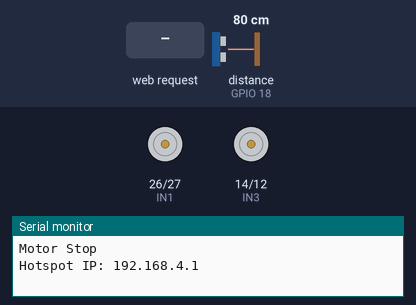
The sketch below on a simulated ESP32. Parts: motor-driver pin pairs drawn as motors (green arrow = first pin HIGH = forward, orange = second pin HIGH = backward, longer = more drive, scaled by the enable pin), the last lines printed to the serial monitor. Wiring (inferred from the names in the program): ultrasonic range finder: trigger GPIO 5; echo GPIO 18. The test bench sets the inputs (shaded band); at power-on: distance to the obstacle (sensor on GPIO 18) 80 cm. The echo pulse lasts 58.3 µs per cm.

Above: at 1.2 s.
1.3 s: distance to the obstacle (sensor on GPIO 18) set to 23 cm
2.8 s: distance to the obstacle (sensor on GPIO 18) set to 18 cm
At 3.3 s:
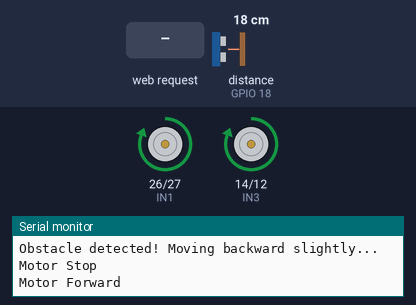
5.8 s: HTTP request GET /forward received
8.8 s: HTTP request GET /backward received
11.8 s: distance to the obstacle (sensor on GPIO 18) set to 35 cm
At 12.4 s:
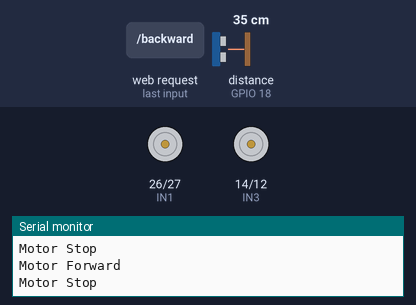
13.4 s: HTTP request GET /left received
At 13.7 s:
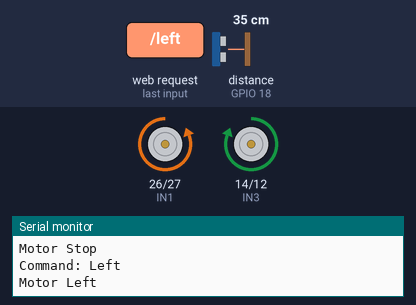
Timing chart, 0 to 15.9 s (numbered marks = the images above; inputs shaded):
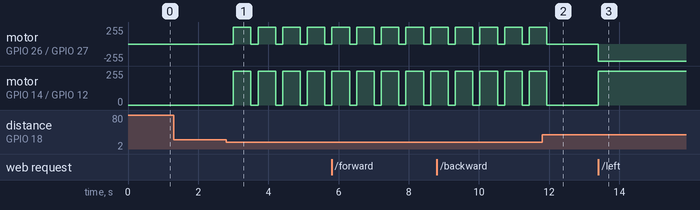

The sketch:

mars_rover.ino
```cpp
#include <WiFi.h>
#include <WebServer.h>
#include <DHT.h>

// ---------------------------
// DHT11 Sensor
#define DHTPIN 4
#define DHTTYPE DHT11
DHT dht(DHTPIN, DHTTYPE);

// ---------------------------
// Motor Pins
#define IN1 26
#define IN2 27
#define ENA 25

#define IN3 14
#define IN4 12
#define ENB 33

// ---------------------------
// Ultrasonic Pins
#define TRIG 5
#define ECHO 18

long duration;
int distance;

// ---------------------------
WebServer server(80);

// ---------------------------
// Motor Functions
void forward() {
  digitalWrite(IN1, HIGH);
  digitalWrite(IN2, LOW);
  digitalWrite(IN3, HIGH);
  digitalWrite(IN4, LOW);
  digitalWrite(ENA, HIGH);
  digitalWrite(ENB, HIGH);
  Serial.println("Motor Forward");
}

void backward() {
  digitalWrite(IN1, LOW);
  digitalWrite(IN2, HIGH);
  digitalWrite(IN3, LOW);
  digitalWrite(IN4, HIGH);
  digitalWrite(ENA, HIGH);
  digitalWrite(ENB, HIGH);
  Serial.println("Motor Backward");
}

void left() {
  digitalWrite(IN1, LOW);
  digitalWrite(IN2, HIGH);
  digitalWrite(IN3, HIGH);
  digitalWrite(IN4, LOW);
  digitalWrite(ENA, HIGH);
  digitalWrite(ENB, HIGH);
  Serial.println("Motor Left");
}

void right() {
  digitalWrite(IN1, HIGH);
  digitalWrite(IN2, LOW);
  digitalWrite(IN3, LOW);
  digitalWrite(IN4, HIGH);
  digitalWrite(ENA, HIGH);
  digitalWrite(ENB, HIGH);
  Serial.println("Motor Right");
}

void stopMotor() {
  digitalWrite(IN1, LOW);
  digitalWrite(IN2, LOW);
  digitalWrite(IN3, LOW);
  digitalWrite(IN4, LOW);
  digitalWrite(ENA, LOW);
  digitalWrite(ENB, LOW);
  Serial.println("Motor Stop");
}

// ---------------------------
// Ultrasonic Distance
int getDistance() {
  digitalWrite(TRIG, LOW);
  delayMicroseconds(2);
  digitalWrite(TRIG, HIGH);
  delayMicroseconds(10);
  digitalWrite(TRIG, LOW);
  duration = pulseIn(ECHO, HIGH);
  distance = duration * 0.034 / 2;
  return distance;
}

// ---------------------------
// HTTP Handlers
void handleForward() {
  Serial.println("Command: Forward");
  server.send(200, "text/plain", "forward");
  forward();
}

void handleBackward() {
  Serial.println("Command: Backward");
  server.send(200, "text/plain", "backward");
  backward();
}

void handleLeft() {
  Serial.println("Command: Left");
  server.send(200, "text/plain", "left");
  left();
}

void handleRight() {
  Serial.println("Command: Right");
  server.send(200, "text/plain", "right");
  right();
}

void handleStop() {
  Serial.println("Command: Stop");
  server.send(200, "text/plain", "stop");
  stopMotor();
}

void handleTemp() {
  float t = dht.readTemperature();
  Serial.print("Temperature Requested: ");
  Serial.println(t);
  server.send(200, "text/plain", String(t));
}

// ---------------------------
void setup() {
  Serial.begin(115200);

  // Motor pins
  pinMode(IN1, OUTPUT);
  pinMode(IN2, OUTPUT);
  pinMode(IN3, OUTPUT);
  pinMode(IN4, OUTPUT);
  pinMode(ENA, OUTPUT);
  pinMode(ENB, OUTPUT);

  stopMotor();

  // Ultrasonic pins
  pinMode(TRIG, OUTPUT);
  pinMode(ECHO, INPUT);

  dht.begin();

  // WiFi hotspot
  WiFi.softAP("MarsRover", "12345678");
  Serial.print("Hotspot IP: ");
  Serial.println(WiFi.softAPIP());

  // Server endpoints
  server.on("/forward", handleForward);
  server.on("/backward", handleBackward);
  server.on("/left", handleLeft);
  server.on("/right", handleRight);
  server.on("/stop", handleStop);
  server.on("/temp", handleTemp);

  server.begin();
}

// ---------------------------
void loop() {
  server.handleClient();

  // Check distance for obstacle
  distance = getDistance();
  if (distance < 20) {  // obstacle detected
    Serial.println("Obstacle detected! Moving backward slightly...");
    stopMotor();
    delay(200);     // short pause
    forward();     // move backward
    delay(500);     // duration of backward movement (adjust as needed)
    stopMotor();    // stop after backing up
  }
}
```

Measured:
- the behaviour switches between 21 and 20 cm on distance to the obstacle (sensor on GPIO 18) (found by bisection; images 0 and 1)
- after the input at 1.3 s, every drawn part: stays the same
- after the input at 2.8 s, motor on GPIO 26 (IN1) / GPIO 27 (IN2), motor on GPIO 14 (IN3) / GPIO 12 (IN4): alternates forward 255/255 for 0.50 s and stopped for 0.20 s, starting after 0.20 s
- after the input at 11.8 s, motor on GPIO 26 (IN1) / GPIO 27 (IN2), motor on GPIO 14 (IN3) / GPIO 12 (IN4): goes on until 11.9 s, then stays stopped
- after the input at 13.4 s, motor on GPIO 26 (IN1) / GPIO 27 (IN2): stopped → backward 255/255 at once; motor on GPIO 14 (IN3) / GPIO 12 (IN4): stopped → forward 255/255 at once
